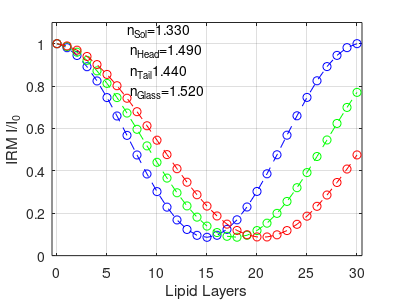
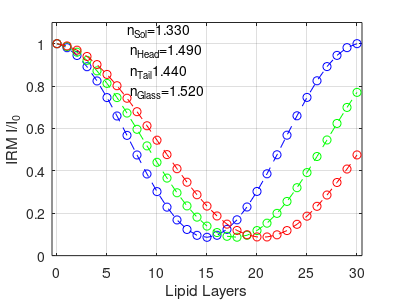
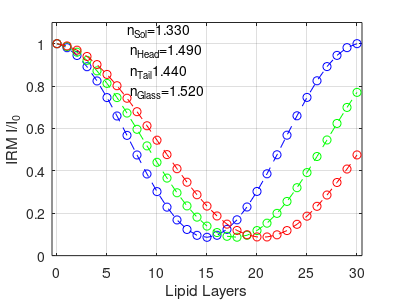

The MATLAB script that drew these images, in order:
%% IV: Head-Tail Simulation, Base Adlayer
clear; clc;

%IRM Light Wavelength
lambda1 = 450e-9;
lambda2 = 532e-9; 
lambda3 = 610e-9;

%Refractive Indices
n0 = 1.52; %Substrate refractive index
n1 = 1.49; %Phosphocholine lipid head group refractive index
n2 = 1.44; %Lipid tail group refractive index (octadecane used in model)
n3 = 1.33; %PBS top solution and water adlayer refractive index

%Distances and Wavelength
m = 0:30;
npoint=numel(m);
d1 = 0.5e-9; %Phosphocholine head thickness
d2 = 4e-9; %Tail thickness
d3 = 1e-9; %Adlayer thickness

%Fresnel Reflectance Coefficients
r03 = (n0-n3)/(n0+n3); %Substrate to adlayer
r12 = (n1-n2)/(n1+n2); %Head to tail
r21 = -r12; %Tail to head
r13 = (n1-n3)/(n1+n3); %Head to top solution
r31 = -r13; %Adlayer to head

%Fresnel Transmittance Coefficients
t03 = 2*n0/(n0+n3);  %Substrate to adlayer
t12 = 2*n1/(n1+n2); %Head to tail
t21 = 2*n2/(n1+n2); %Tail to head
t13 = 2*n1/(n1+n3); %Head to top solution 
t31 = 2*n3/(n1+n3); %Adlayer to head

%Transfer Matrices between layers
M03 = [1,r03;r03,1]/t03; %Substrate to adlayer
M12 = [1,r12;r12,1]/t12; %Head to tail
M21 = [1,r21;r21,1]/t21; %Tail to head
M13 = [1,r13;r13,1]/t13; %Head to top solution 
M31 = [1,r31;r31,1]/t31; %Adlayer to head

%Transfer Matrices within layers
phi1_l1 = 2*pi*n1*d1/lambda1; %Head
phi2_l1 = 2*pi*n2*d2/lambda1; %Tail
phi3_l1 = 2*pi*n3*d3/lambda1; %Adlayer
M1_l1 = [exp(1i*phi1_l1),0;0,exp(-1*1i*phi1_l1)]; %Head
M2_l1 = [exp(1i*phi2_l1),0;0,exp(-1*1i*phi2_l1)]; %Tail
M3_l1 = [exp(1i*phi3_l1),0;0,exp(-1*1i*phi3_l1)]; %Adlayer

phi1_l2 = 2*pi*n1*d1/lambda2; %Head
phi2_l2 = 2*pi*n2*d2/lambda2; %Tail
phi3_l2 = 2*pi*n3*d3/lambda2; %Adlayer
M1_l2 = [exp(1i*phi1_l2),0;0,exp(-1*1i*phi1_l2)]; %Head
M2_l2 = [exp(1i*phi2_l2),0;0,exp(-1*1i*phi2_l2)]; %Tail
M3_l2 = [exp(1i*phi3_l2),0;0,exp(-1*1i*phi3_l2)]; %Adlayer

phi1_l3 = 2*pi*n1*d1/lambda3; %Head
phi2_l3 = 2*pi*n2*d2/lambda3; %Tail
phi3_l3 = 2*pi*n3*d3/lambda3; %Adlayer
M1_l3 = [exp(1i*phi1_l3),0;0,exp(-1*1i*phi1_l3)]; %Head
M2_l3 = [exp(1i*phi2_l3),0;0,exp(-1*1i*phi2_l3)]; %Tail
M3_l3 = [exp(1i*phi3_l3),0;0,exp(-1*1i*phi3_l3)]; %Adlayer

%Light Pathway: m03 - m3 - m31 - j(m1 - m12 - m2 - m21 - m1) - m13
for j=0:(npoint-1)
	M_l1 = M03*M3_l1*M31*[(M1_l1*M12*M2_l1*M21*M1_l1)^j]*M13;
	r_l1(j+1)=M_l1(2,1)/M_l1(1,1);
    	t_l1(j+1)=1/M_l1(1,1);
	
	M_l2 = M03*M3_l2*M31*[(M1_l2*M12*M2_l2*M21*M1_l2)^j]*M13;
	r_l2(j+1)=M_l2(2,1)/M_l2(1,1);
   	t_l2(j+1)=1/M_l2(1,1);
	
	M_l3 = M03*M3_l3*M31*[(M1_l3*M12*M2_l3*M21*M1_l3)^j]*M13;
	r_l3(j+1)=M_l3(2,1)/M_l3(1,1);
    	t_l3(j+1)=1/M_l3(1,1);
end
for k=1:npoint
        R_l1(k)=norm(r_l1(k))^2;
        T_l1(k)=norm(t_l1(k))^2*n3/n0;
		
	R_l2(k)=norm(r_l2(k))^2;
        T_l2(k)=norm(t_l2(k))^2*n3/n0;
		
	R_l3(k)=norm(r_l3(k))^2;
        T_l3(k)=norm(t_l3(k))^2*n3/n0;
end

Rbg=(((n0-n3)./(n0+n3)).^2);
CIRM_l1=R_l1./Rbg;
CIRM_l2=R_l2./Rbg;
CIRM_l3=R_l3./Rbg;


%Creating the graph
figure(2);
plot(m,CIRM_l1,'b--o')
hold on 
plot(m,CIRM_l2,'g--o')
plot(m,CIRM_l3,'r--o')
hold off
xlabel('Lipid Layers')
ylabel('IRM I/I_0')
grid on;
ylim([0,1.1])
xlim([min(m)-0.5,max(m)+0.5])
textct=sprintf('n_S_o_l=%4.3f\n n_H_e_a_d=%4.3f\n n_T_a_i_l%4.3f\n n_G_l_a_s_s=%4.3f\n',n3,n1,n2,n0);
% text('Position',[20 1 0]);
% text(min(xlim())+0.6*(max(xlim())-min(xlim())),0.8*min(ylim())+0.2*(max(ylim())-min(ylim())),textct);
text(7,0.9,textct);

set(gcf,'PaperUnits','inches','PaperPosition',[0 0 4 3])
opfnhead=sprintf('nSol=%4.2f,nHead=%4.2f,nTail=%4.2f, wavelength=%4.1fnm, HeadTailBaseAdlayer',n3,n1,n2,lambda1*1e9);
print([opfnhead,'.png'],'-dpng');
dlmwrite([opfnhead,'.dat'],[m,CIRM_l1],'\t');
I_glass=4000;
Mimg=I_glass*ones(1024,1024);
Mimg(212:812,212:812)=I_glass*CIRM_l1(2);
Mimg(412:612,412:612)=I_glass*CIRM_l1(3);
imwrite(uint16(Mimg),[opfnhead,'.tif']);

opfnhead=sprintf('nSol=%4.2f,nHead=%4.2f,nTail=%4.2f, wavelength=%4.1fnm, HeadTailBaseAdlayer',n3,n1,n2,lambda2*1e9);
print([opfnhead,'.png'],'-dpng');
dlmwrite([opfnhead,'.dat'],[m,CIRM_l2],'\t');
I_glass=4000;
Mimg=I_glass*ones(1024,1024);
Mimg(212:812,212:812)=I_glass*CIRM_l2(2);
Mimg(412:612,412:612)=I_glass*CIRM_l2(3);
imwrite(uint16(Mimg),[opfnhead,'.tif']);

opfnhead=sprintf('nSol=%4.2f,nHead=%4.2f,nTail=%4.2f, wavelength=%4.1fnm, HeadTailBaseAdlayer',n3,n1,n2,lambda3*1e9);
print([opfnhead,'.png'],'-dpng');
dlmwrite([opfnhead,'.dat'],[m,CIRM_l3],'\t');
I_glass=4000;
Mimg=I_glass*ones(1024,1024);
Mimg(212:812,212:812)=I_glass*CIRM_l3(2);
Mimg(412:612,412:612)=I_glass*CIRM_l3(3);
imwrite(uint16(Mimg),[opfnhead,'.tif']);
